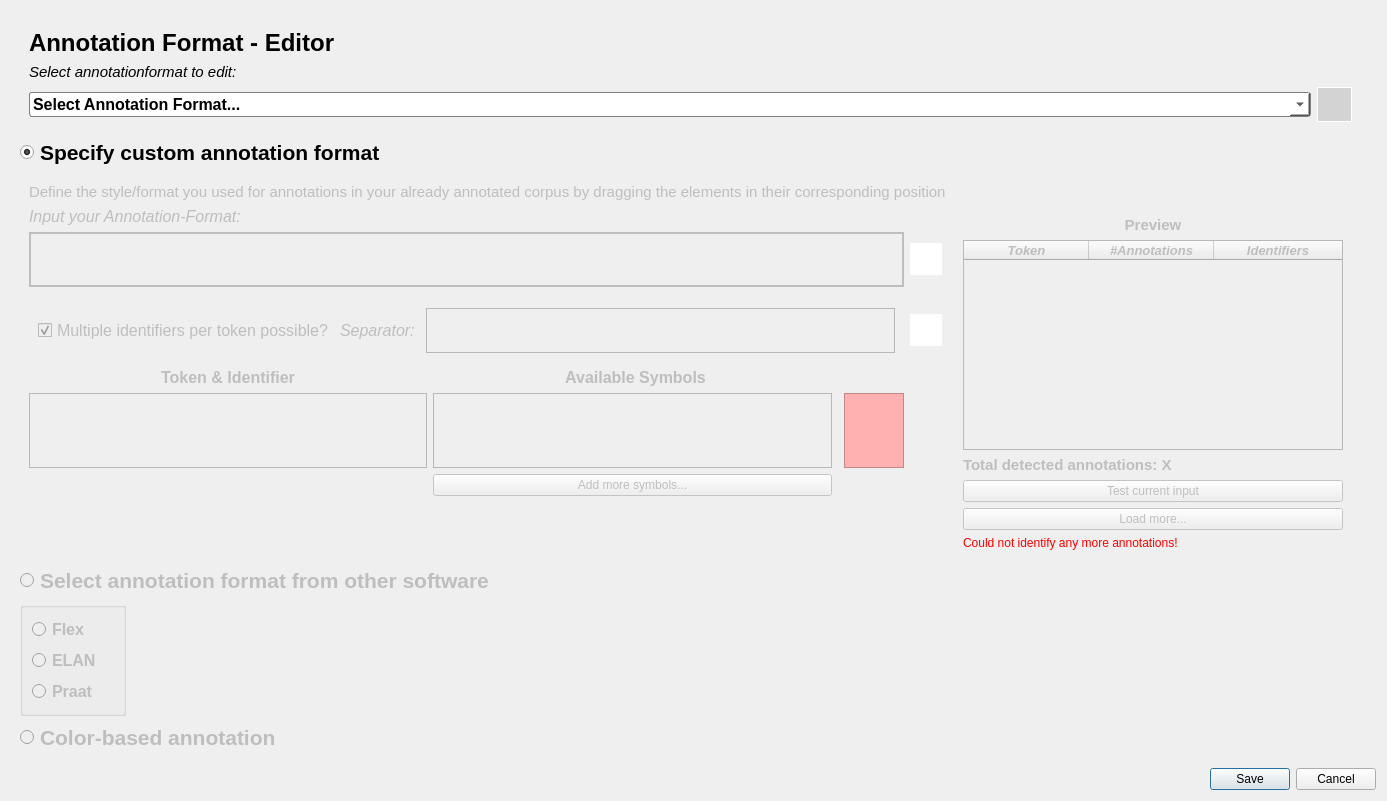
<?xml version="1.0" encoding="UTF-8"?>
<ui version="4.0">
 <class>EditorAnnotationformatDialog</class>
 <widget class="QDialog" name="EditorAnnotationformatDialog">
  <property name="geometry">
   <rect>
    <x>0</x>
    <y>0</y>
    <width>1387</width>
    <height>795</height>
   </rect>
  </property>
  <property name="windowTitle">
   <string>Dialog</string>
  </property>
  <layout class="QVBoxLayout" name="verticalLayout_2">
   <item alignment="Qt::AlignTop">
    <widget class="QWidget" name="widget_annotdial_overall" native="true">
     <property name="sizePolicy">
      <sizepolicy hsizetype="Preferred" vsizetype="Preferred">
       <horstretch>0</horstretch>
       <verstretch>0</verstretch>
      </sizepolicy>
     </property>
     <layout class="QGridLayout" name="gridLayout_3">
      <item row="3" column="0">
       <widget class="QWidget" name="widget_specificationcontents" native="true">
        <property name="enabled">
         <bool>false</bool>
        </property>
        <property name="sizePolicy">
         <sizepolicy hsizetype="Preferred" vsizetype="Preferred">
          <horstretch>0</horstretch>
          <verstretch>0</verstretch>
         </sizepolicy>
        </property>
        <property name="maximumSize">
         <size>
          <width>16777215</width>
          <height>400</height>
         </size>
        </property>
        <layout class="QGridLayout" name="gridLayout_2">
         <item row="6" column="4">
          <widget class="QPushButton" name="btn_resetseparator">
           <property name="toolTip">
            <string>&lt;html&gt;&lt;head/&gt;&lt;body&gt;&lt;p&gt;&lt;span style=&quot; font-weight:700;&quot;&gt;Reset separator&lt;/span&gt;&lt;/p&gt;&lt;/body&gt;&lt;/html&gt;</string>
           </property>
           <property name="styleSheet">
            <string notr="true">QPushButton {
    background-color: white;
    border: 1px solid white;
	color: white;
 	height: 30px;
	width: 30px;
}

QPushButton:hover {
    background-color: lightgrey;
    color: dark grey; 
}

QPushButton:pressed {
    background-color: darkgrey;
}
</string>
           </property>
           <property name="text">
            <string/>
           </property>
           <property name="icon">
            <iconset resource="resources.qrc">
             <normaloff>:/images/images/refresh_icon.png</normaloff>:/images/images/refresh_icon.png</iconset>
           </property>
           <property name="iconSize">
            <size>
             <width>24</width>
             <height>24</height>
            </size>
           </property>
          </widget>
         </item>
         <item row="7" column="3" alignment="Qt::AlignHCenter">
          <widget class="QLabel" name="label_3">
           <property name="maximumSize">
            <size>
             <width>20</width>
             <height>20</height>
            </size>
           </property>
           <property name="font">
            <font>
             <pointsize>3</pointsize>
            </font>
           </property>
           <property name="text">
            <string/>
           </property>
           <property name="pixmap">
            <pixmap resource="resources.qrc">:/images/images/trash_icon_fat.png</pixmap>
           </property>
           <property name="scaledContents">
            <bool>true</bool>
           </property>
           <property name="wordWrap">
            <bool>false</bool>
           </property>
          </widget>
         </item>
         <item row="4" column="4">
          <widget class="QPushButton" name="btn_annotdial_resetformat">
           <property name="toolTip">
            <string>&lt;html&gt;&lt;head/&gt;&lt;body&gt;&lt;p&gt;&lt;span style=&quot; font-weight:700;&quot;&gt;Reset input&lt;/span&gt;&lt;/p&gt;&lt;/body&gt;&lt;/html&gt;</string>
           </property>
           <property name="styleSheet">
            <string notr="true">QPushButton {
    background-color: white;
    border: 1px solid white;
	color: white;
 	height: 30px;
	width: 30px;
}

QPushButton:hover {
    background-color: lightgrey;
    color: dark grey; 
}

QPushButton:pressed {
    background-color: darkgrey;
}
</string>
           </property>
           <property name="text">
            <string/>
           </property>
           <property name="icon">
            <iconset resource="resources.qrc">
             <normaloff>:/images/images/refresh_icon.png</normaloff>:/images/images/refresh_icon.png</iconset>
           </property>
           <property name="iconSize">
            <size>
             <width>24</width>
             <height>24</height>
            </size>
           </property>
          </widget>
         </item>
         <item row="8" column="0">
          <widget class="QListWidget" name="listwidget_annotformat_tokenidentcontainer">
           <property name="sizePolicy">
            <sizepolicy hsizetype="Expanding" vsizetype="Fixed">
             <horstretch>0</horstretch>
             <verstretch>0</verstretch>
            </sizepolicy>
           </property>
           <property name="minimumSize">
            <size>
             <width>0</width>
             <height>75</height>
            </size>
           </property>
           <property name="maximumSize">
            <size>
             <width>16777215</width>
             <height>100</height>
            </size>
           </property>
           <property name="dragEnabled">
            <bool>true</bool>
           </property>
           <property name="dragDropMode">
            <enum>QAbstractItemView::DragOnly</enum>
           </property>
           <property name="defaultDropAction">
            <enum>Qt::MoveAction</enum>
           </property>
           <property name="flow">
            <enum>QListView::TopToBottom</enum>
           </property>
          </widget>
         </item>
         <item row="3" column="3" alignment="Qt::AlignRight">
          <widget class="QLabel" name="label_annotdial_helpinput">
           <property name="toolTip">
            <string>&lt;html&gt;&lt;head/&gt;&lt;body&gt;&lt;p&gt;&lt;span style=&quot; font-size:12pt; font-weight:700; text-decoration: underline;&quot;&gt;How to specify the annotation format:&lt;/span&gt;&lt;/p&gt;&lt;p&gt;&lt;span style=&quot; font-size:10pt;&quot;&gt;The format can be built by dragging and dropping the corresponding elements in the &amp;quot;input&amp;quot; field at the top and (optionally) the &amp;quot;separator&amp;quot; field below. &lt;/span&gt;&lt;/p&gt;&lt;p&gt;&lt;span style=&quot; font-size:10pt;&quot;&gt;1. Each annotation-format needs to contain the &amp;quot;token&amp;quot; and &amp;quot;identifier&amp;quot;, which indicate where the original word (&amp;quot;token&amp;quot;), and where the added DV-Variant (&amp;quot;identifier&amp;quot;) is located in the annotation.&lt;/span&gt;&lt;/p&gt;&lt;p&gt;&lt;span style=&quot; font-size:10pt;&quot;&gt;2. To complete the annotation format, the symbols that were used to mark the annotations in the original corpus need to be placed and the correct position that matches the pattern of the original annotations.&lt;/span&gt;&lt;/p&gt;&lt;p&gt;&lt;span style=&quot; font-size:10pt;&quot;&gt;3. If the original corpus contains annotations with multiple DV-Variants in just one annotation, the user may input the symbols that were used to separate these variants by checking the checkbox and dragging the symbols in the &amp;quot;separator&amp;quot;-field.&lt;/span&gt;&lt;/p&gt;&lt;p&gt;&lt;span style=&quot; font-size:10pt; font-style:italic;&quot;&gt;For more detailled information, click the &amp;quot;Help-Button&amp;quot; in the previous window that contains the table with all annotation formats.&lt;/span&gt;&lt;/p&gt;&lt;/body&gt;&lt;/html&gt;</string>
           </property>
           <property name="toolTipDuration">
            <number>-1</number>
           </property>
           <property name="text">
            <string/>
           </property>
           <property name="pixmap">
            <pixmap resource="resources.qrc">:/images/images/Help_Icon.svg</pixmap>
           </property>
          </widget>
         </item>
         <item row="3" column="6" rowspan="16">
          <widget class="QWidget" name="vwidget_corpuspreview" native="true">
           <layout class="QVBoxLayout" name="verticalLayout_4">
            <property name="bottomMargin">
             <number>0</number>
            </property>
            <item>
             <widget class="QLabel" name="label_corpuspreview">
              <property name="sizePolicy">
               <sizepolicy hsizetype="Preferred" vsizetype="Maximum">
                <horstretch>0</horstretch>
                <verstretch>0</verstretch>
               </sizepolicy>
              </property>
              <property name="font">
               <font>
                <pointsize>11</pointsize>
                <italic>false</italic>
                <bold>true</bold>
               </font>
              </property>
              <property name="text">
               <string>Preview</string>
              </property>
              <property name="alignment">
               <set>Qt::AlignCenter</set>
              </property>
             </widget>
            </item>
            <item>
             <widget class="QTableWidget" name="tablewidget_annotdial_corpuspreview">
              <property name="styleSheet">
               <string notr="true">QTableWidget {
    font-size: 10pt; /* Set the font size */
    font-weight: bold; /* Set the font weight */
}

QTableWidget::item:selected {
    background-color: rgba(50, 50, 225, 0.1); /* Change the background color and opacity */
	color:black;
}

QTableWidget::item:focus {
    selection-color: blue; /* Hide the dotted selection border */
}

QAbstractItemView::indicator:hover {
    /* Adjust the appearance of the hover indicator */
    background-color: lightgray; /* Example: change background color when hovering */
}

QAbstractItemView::indicator:checked:hover {
    /* Adjust the appearance of the checked checkbox when hovering */
    background-color: rgb(255, 166, 167); /* Example: change background color of checked checkbox when hovering */

}</string>
              </property>
              <property name="editTriggers">
               <set>QAbstractItemView::NoEditTriggers</set>
              </property>
              <property name="rowCount">
               <number>0</number>
              </property>
              <attribute name="horizontalHeaderDefaultSectionSize">
               <number>125</number>
              </attribute>
              <attribute name="horizontalHeaderStretchLastSection">
               <bool>true</bool>
              </attribute>
              <attribute name="verticalHeaderVisible">
               <bool>false</bool>
              </attribute>
              <column>
               <property name="text">
                <string>Token</string>
               </property>
               <property name="font">
                <font>
                 <pointsize>10</pointsize>
                 <italic>true</italic>
                 <bold>true</bold>
                </font>
               </property>
              </column>
              <column>
               <property name="text">
                <string>#Annotations</string>
               </property>
               <property name="font">
                <font>
                 <pointsize>10</pointsize>
                 <italic>true</italic>
                 <bold>true</bold>
                </font>
               </property>
              </column>
              <column>
               <property name="text">
                <string>Identifiers</string>
               </property>
               <property name="font">
                <font>
                 <pointsize>10</pointsize>
                 <italic>true</italic>
                 <bold>true</bold>
                </font>
               </property>
              </column>
             </widget>
            </item>
            <item alignment="Qt::AlignLeft">
             <widget class="QLabel" name="label_total_detected_annotations">
              <property name="font">
               <font>
                <pointsize>11</pointsize>
                <bold>true</bold>
               </font>
              </property>
              <property name="text">
               <string>Total detected annotations: X</string>
              </property>
             </widget>
            </item>
            <item>
             <widget class="QPushButton" name="btn_testcurrentformat">
              <property name="text">
               <string>Test current input</string>
              </property>
             </widget>
            </item>
            <item>
             <widget class="QPushButton" name="btn_loadmore">
              <property name="text">
               <string>Load more...</string>
              </property>
             </widget>
            </item>
            <item>
             <widget class="QLabel" name="label_4">
              <property name="styleSheet">
               <string notr="true">QLabel{color:red;}</string>
              </property>
              <property name="text">
               <string>Could not identify any more annotations!</string>
              </property>
             </widget>
            </item>
           </layout>
          </widget>
         </item>
         <item row="3" column="1">
          <widget class="QLabel" name="label_inputwarningmessage">
           <property name="font">
            <font>
             <pointsize>10</pointsize>
             <bold>true</bold>
            </font>
           </property>
           <property name="styleSheet">
            <string notr="true">QLabel{color:red;}</string>
           </property>
           <property name="text">
            <string/>
           </property>
          </widget>
         </item>
         <item row="4" column="0" colspan="4">
          <widget class="QListWidget" name="listwidget_annotdial_inputformat">
           <property name="sizePolicy">
            <sizepolicy hsizetype="Expanding" vsizetype="Fixed">
             <horstretch>0</horstretch>
             <verstretch>0</verstretch>
            </sizepolicy>
           </property>
           <property name="minimumSize">
            <size>
             <width>0</width>
             <height>55</height>
            </size>
           </property>
           <property name="maximumSize">
            <size>
             <width>16777215</width>
             <height>120</height>
            </size>
           </property>
           <property name="font">
            <font>
             <pointsize>16</pointsize>
             <bold>true</bold>
            </font>
           </property>
           <property name="styleSheet">
            <string notr="true"/>
           </property>
           <property name="frameShape">
            <enum>QFrame::Box</enum>
           </property>
           <property name="frameShadow">
            <enum>QFrame::Plain</enum>
           </property>
           <property name="lineWidth">
            <number>2</number>
           </property>
           <property name="midLineWidth">
            <number>0</number>
           </property>
           <property name="dragEnabled">
            <bool>true</bool>
           </property>
           <property name="dragDropMode">
            <enum>QAbstractItemView::DragDrop</enum>
           </property>
           <property name="defaultDropAction">
            <enum>Qt::MoveAction</enum>
           </property>
           <property name="flow">
            <enum>QListView::LeftToRight</enum>
           </property>
           <property name="spacing">
            <number>5</number>
           </property>
          </widget>
         </item>
         <item row="3" column="0">
          <widget class="QLabel" name="label_inputformat">
           <property name="sizePolicy">
            <sizepolicy hsizetype="Maximum" vsizetype="Preferred">
             <horstretch>0</horstretch>
             <verstretch>0</verstretch>
            </sizepolicy>
           </property>
           <property name="font">
            <font>
             <pointsize>12</pointsize>
             <italic>true</italic>
            </font>
           </property>
           <property name="text">
            <string>Input your Annotation-Format:</string>
           </property>
          </widget>
         </item>
         <item row="2" column="0">
          <spacer name="verticalSpacer_2">
           <property name="orientation">
            <enum>Qt::Vertical</enum>
           </property>
           <property name="sizeHint" stdset="0">
            <size>
             <width>20</width>
             <height>55</height>
            </size>
           </property>
          </spacer>
         </item>
         <item row="6" column="0" colspan="4">
          <widget class="QWidget" name="widget_multipleall" native="true">
           <layout class="QHBoxLayout" name="horizontalLayout">
            <item>
             <widget class="QCheckBox" name="checkbox_annotdial_multipleannot">
              <property name="font">
               <font>
                <pointsize>12</pointsize>
               </font>
              </property>
              <property name="toolTip">
               <string>&lt;html&gt;&lt;head/&gt;&lt;body&gt;&lt;p&gt;Check the box and add the separator symbol(s) (by dragging them in from above), if your corpus includes words that have more than one annotation.&lt;/p&gt;&lt;p&gt;&lt;span style=&quot; font-weight:700; font-style:italic;&quot;&gt;Multiple Identifiers &lt;/span&gt;&lt;span style=&quot; font-style:italic;&quot;&gt;refer to tokens (&amp;quot;words&amp;quot;) in the corpus, that are annotated more than once. For each annotation, the corresponding identifer of the Dependent Variable Variant should be included in the annotation. The separator indicates the symbol that was used to separate the identifiers in the annotations.&lt;/span&gt;&lt;/p&gt;&lt;/body&gt;&lt;/html&gt;</string>
              </property>
              <property name="text">
               <string>Multiple identifiers per token possible?</string>
              </property>
              <property name="checked">
               <bool>true</bool>
              </property>
             </widget>
            </item>
            <item>
             <widget class="QLabel" name="label_separator">
              <property name="font">
               <font>
                <pointsize>12</pointsize>
                <italic>true</italic>
                <bold>false</bold>
               </font>
              </property>
              <property name="text">
               <string>Separator: </string>
              </property>
             </widget>
            </item>
            <item>
             <widget class="QListWidget" name="listwidget_annotdial_separatorsymbols">
              <property name="enabled">
               <bool>false</bool>
              </property>
              <property name="minimumSize">
               <size>
                <width>0</width>
                <height>45</height>
               </size>
              </property>
              <property name="maximumSize">
               <size>
                <width>16777215</width>
                <height>80</height>
               </size>
              </property>
              <property name="layoutDirection">
               <enum>Qt::LeftToRight</enum>
              </property>
              <property name="dragEnabled">
               <bool>true</bool>
              </property>
              <property name="dragDropMode">
               <enum>QAbstractItemView::DragDrop</enum>
              </property>
              <property name="defaultDropAction">
               <enum>Qt::MoveAction</enum>
              </property>
              <property name="flow">
               <enum>QListView::LeftToRight</enum>
              </property>
             </widget>
            </item>
           </layout>
          </widget>
         </item>
         <item row="7" column="0">
          <widget class="QLabel" name="label">
           <property name="font">
            <font>
             <pointsize>12</pointsize>
             <bold>true</bold>
            </font>
           </property>
           <property name="text">
            <string>Token &amp; Identifier</string>
           </property>
           <property name="alignment">
            <set>Qt::AlignCenter</set>
           </property>
          </widget>
         </item>
         <item row="8" column="3">
          <widget class="QListWidget" name="listwidget_annotformat_removeelems">
           <property name="sizePolicy">
            <sizepolicy hsizetype="Expanding" vsizetype="Fixed">
             <horstretch>0</horstretch>
             <verstretch>0</verstretch>
            </sizepolicy>
           </property>
           <property name="minimumSize">
            <size>
             <width>0</width>
             <height>75</height>
            </size>
           </property>
           <property name="maximumSize">
            <size>
             <width>60</width>
             <height>100</height>
            </size>
           </property>
           <property name="styleSheet">
            <string notr="true">QListWidget { background-color: rgb(255, 176, 177); }</string>
           </property>
           <property name="dragEnabled">
            <bool>true</bool>
           </property>
           <property name="dragDropMode">
            <enum>QAbstractItemView::DropOnly</enum>
           </property>
          </widget>
         </item>
         <item row="9" column="1">
          <widget class="QPushButton" name="btn_annotdial_addsymbols">
           <property name="text">
            <string>Add more symbols...</string>
           </property>
          </widget>
         </item>
         <item row="0" column="0" colspan="7">
          <widget class="QLabel" name="label_annotdial_customdescription">
           <property name="font">
            <font>
             <pointsize>11</pointsize>
            </font>
           </property>
           <property name="text">
            <string>Define the style/format you used for annotations in your already annotated corpus by dragging the elements in their corresponding position</string>
           </property>
          </widget>
         </item>
         <item row="7" column="1" colspan="2">
          <widget class="QLabel" name="label_2">
           <property name="font">
            <font>
             <pointsize>12</pointsize>
             <bold>true</bold>
            </font>
           </property>
           <property name="text">
            <string>Available Symbols</string>
           </property>
           <property name="alignment">
            <set>Qt::AlignCenter</set>
           </property>
          </widget>
         </item>
         <item row="8" column="1">
          <widget class="QListWidget" name="listwidget_annotformat_symbolcontainer">
           <property name="sizePolicy">
            <sizepolicy hsizetype="Expanding" vsizetype="Fixed">
             <horstretch>0</horstretch>
             <verstretch>0</verstretch>
            </sizepolicy>
           </property>
           <property name="minimumSize">
            <size>
             <width>0</width>
             <height>75</height>
            </size>
           </property>
           <property name="maximumSize">
            <size>
             <width>16777215</width>
             <height>100</height>
            </size>
           </property>
           <property name="styleSheet">
            <string notr="true"/>
           </property>
           <property name="dragEnabled">
            <bool>true</bool>
           </property>
           <property name="dragDropMode">
            <enum>QAbstractItemView::DragOnly</enum>
           </property>
           <property name="defaultDropAction">
            <enum>Qt::CopyAction</enum>
           </property>
           <property name="flow">
            <enum>QListView::LeftToRight</enum>
           </property>
           <property name="isWrapping" stdset="0">
            <bool>true</bool>
           </property>
           <property name="spacing">
            <number>3</number>
           </property>
           <property name="viewMode">
            <enum>QListView::ListMode</enum>
           </property>
           <property name="uniformItemSizes">
            <bool>false</bool>
           </property>
          </widget>
         </item>
        </layout>
       </widget>
      </item>
      <item row="6" column="0" alignment="Qt::AlignLeft">
       <widget class="QGroupBox" name="groupBox_softwarebtns">
        <property name="title">
         <string/>
        </property>
        <layout class="QGridLayout" name="gridLayout_4">
         <item row="1" column="0">
          <widget class="QRadioButton" name="radbtn_annotdial_elanformat">
           <property name="enabled">
            <bool>false</bool>
           </property>
           <property name="sizePolicy">
            <sizepolicy hsizetype="Maximum" vsizetype="Fixed">
             <horstretch>0</horstretch>
             <verstretch>0</verstretch>
            </sizepolicy>
           </property>
           <property name="font">
            <font>
             <pointsize>12</pointsize>
             <bold>true</bold>
            </font>
           </property>
           <property name="text">
            <string>ELAN</string>
           </property>
          </widget>
         </item>
         <item row="3" column="0">
          <widget class="QRadioButton" name="radbtn_annotdial_praatformat">
           <property name="enabled">
            <bool>false</bool>
           </property>
           <property name="sizePolicy">
            <sizepolicy hsizetype="Maximum" vsizetype="Fixed">
             <horstretch>0</horstretch>
             <verstretch>0</verstretch>
            </sizepolicy>
           </property>
           <property name="font">
            <font>
             <pointsize>12</pointsize>
             <bold>true</bold>
            </font>
           </property>
           <property name="text">
            <string>Praat</string>
           </property>
          </widget>
         </item>
         <item row="0" column="0">
          <widget class="QRadioButton" name="radbtn_annotdial_flexformat">
           <property name="enabled">
            <bool>false</bool>
           </property>
           <property name="sizePolicy">
            <sizepolicy hsizetype="Maximum" vsizetype="Fixed">
             <horstretch>0</horstretch>
             <verstretch>0</verstretch>
            </sizepolicy>
           </property>
           <property name="font">
            <font>
             <pointsize>12</pointsize>
             <bold>true</bold>
            </font>
           </property>
           <property name="text">
            <string>Flex</string>
           </property>
          </widget>
         </item>
         <item row="0" column="1">
          <widget class="QLabel" name="label_annotdial_help_praat">
           <property name="sizePolicy">
            <sizepolicy hsizetype="Fixed" vsizetype="Fixed">
             <horstretch>0</horstretch>
             <verstretch>0</verstretch>
            </sizepolicy>
           </property>
           <property name="text">
            <string/>
           </property>
           <property name="pixmap">
            <pixmap resource="resources.qrc">:/images/images/Help_Icon.svg</pixmap>
           </property>
          </widget>
         </item>
         <item row="1" column="1">
          <widget class="QLabel" name="label_annotdial_help_elan">
           <property name="sizePolicy">
            <sizepolicy hsizetype="Fixed" vsizetype="Fixed">
             <horstretch>0</horstretch>
             <verstretch>0</verstretch>
            </sizepolicy>
           </property>
           <property name="text">
            <string/>
           </property>
           <property name="pixmap">
            <pixmap resource="resources.qrc">:/images/images/Help_Icon.svg</pixmap>
           </property>
          </widget>
         </item>
         <item row="3" column="1">
          <widget class="QLabel" name="label_annotdial_help_flex">
           <property name="sizePolicy">
            <sizepolicy hsizetype="Fixed" vsizetype="Fixed">
             <horstretch>0</horstretch>
             <verstretch>0</verstretch>
            </sizepolicy>
           </property>
           <property name="text">
            <string/>
           </property>
           <property name="pixmap">
            <pixmap resource="resources.qrc">:/images/images/Help_Icon.svg</pixmap>
           </property>
          </widget>
         </item>
        </layout>
       </widget>
      </item>
      <item row="2" column="0" alignment="Qt::AlignTop">
       <widget class="QRadioButton" name="radbtn_annotdial_customstyle">
        <property name="font">
         <font>
          <pointsize>16</pointsize>
          <bold>true</bold>
         </font>
        </property>
        <property name="text">
         <string>Specify custom annotation format</string>
        </property>
        <property name="checked">
         <bool>true</bool>
        </property>
       </widget>
      </item>
      <item row="7" column="0" colspan="2" alignment="Qt::AlignTop">
       <widget class="QRadioButton" name="radbtn_annotdial_colorbased">
        <property name="enabled">
         <bool>false</bool>
        </property>
        <property name="font">
         <font>
          <pointsize>16</pointsize>
          <bold>true</bold>
         </font>
        </property>
        <property name="text">
         <string>Color-based annotation </string>
        </property>
       </widget>
      </item>
      <item row="5" column="0" colspan="2">
       <widget class="QRadioButton" name="radbtn_annotdial_othersoft">
        <property name="enabled">
         <bool>false</bool>
        </property>
        <property name="font">
         <font>
          <pointsize>16</pointsize>
          <bold>true</bold>
         </font>
        </property>
        <property name="text">
         <string>Select annotation format from other software</string>
        </property>
       </widget>
      </item>
      <item row="1" column="0">
       <widget class="QWidget" name="widget" native="true">
        <layout class="QGridLayout" name="gridLayout">
         <item row="1" column="0">
          <widget class="QLabel" name="label_ivselect">
           <property name="font">
            <font>
             <pointsize>11</pointsize>
             <italic>true</italic>
            </font>
           </property>
           <property name="text">
            <string>Select annotationformat to edit:</string>
           </property>
          </widget>
         </item>
         <item row="2" column="0">
          <widget class="QComboBox" name="comboBox_selectformat">
           <property name="minimumSize">
            <size>
             <width>173</width>
             <height>25</height>
            </size>
           </property>
           <property name="styleSheet">
            <string notr="true">QComboBox {
    background-color: white;
    border: 1px solid gray;
    border-radius: 3px;
    padding: 1px 18px 1px 3px;
    min-width: 6px;
	min-width: 150px; 
	font-size: 16px;
   font-weight: bold;
}

QComboBox::drop-down {
    subcontrol-origin: padding;
    subcontrol-position: top right;
    width: 20px;
}
</string>
           </property>
           <property name="currentText">
            <string/>
           </property>
           <property name="insertPolicy">
            <enum>QComboBox::InsertAlphabetically</enum>
           </property>
           <property name="placeholderText">
            <string>Select Annotation Format...</string>
           </property>
           <item>
            <property name="text">
             <string>[token.identifier]</string>
            </property>
           </item>
           <item>
            <property name="text">
             <string>[&amp;token.identifier]</string>
            </property>
           </item>
          </widget>
         </item>
         <item row="2" column="1">
          <widget class="QPushButton" name="btn_delete_annotformat">
           <property name="enabled">
            <bool>false</bool>
           </property>
           <property name="sizePolicy">
            <sizepolicy hsizetype="Maximum" vsizetype="Fixed">
             <horstretch>0</horstretch>
             <verstretch>0</verstretch>
            </sizepolicy>
           </property>
           <property name="minimumSize">
            <size>
             <width>35</width>
             <height>35</height>
            </size>
           </property>
           <property name="styleSheet">
            <string notr="true">QPushButton {
    background-color: lightgrey;
    border: 1px solid white;
	color: white;
}

QPushButton:hover {
    background-color: lightgrey;
    color: dark grey; 
	text-decoration: underline;
}

QPushButton:pressed {
    background-color: white;
}

QPushButton:focus {
    border: 1px solid white;
}

QPushButton::menu-indicator {
    image: none;
}</string>
           </property>
           <property name="text">
            <string/>
           </property>
           <property name="icon">
            <iconset resource="resources.qrc">
             <normaloff>:/images/images/trash_icon.png</normaloff>:/images/images/trash_icon.png</iconset>
           </property>
           <property name="iconSize">
            <size>
             <width>24</width>
             <height>24</height>
            </size>
           </property>
          </widget>
         </item>
         <item row="0" column="0">
          <widget class="QLabel" name="label_header">
           <property name="font">
            <font>
             <pointsize>18</pointsize>
             <bold>true</bold>
            </font>
           </property>
           <property name="text">
            <string>Annotation Format - Editor</string>
           </property>
          </widget>
         </item>
        </layout>
       </widget>
      </item>
     </layout>
    </widget>
   </item>
   <item>
    <widget class="QDialogButtonBox" name="buttonBox">
     <property name="orientation">
      <enum>Qt::Horizontal</enum>
     </property>
     <property name="standardButtons">
      <set>QDialogButtonBox::Cancel|QDialogButtonBox::Save</set>
     </property>
    </widget>
   </item>
  </layout>
 </widget>
 <resources>
  <include location="resources.qrc"/>
 </resources>
 <connections>
  <connection>
   <sender>buttonBox</sender>
   <signal>accepted()</signal>
   <receiver>EditorAnnotationformatDialog</receiver>
   <slot>accept()</slot>
   <hints>
    <hint type="sourcelabel">
     <x>164</x>
     <y>785</y>
    </hint>
    <hint type="destinationlabel">
     <x>157</x>
     <y>274</y>
    </hint>
   </hints>
  </connection>
  <connection>
   <sender>buttonBox</sender>
   <signal>rejected()</signal>
   <receiver>EditorAnnotationformatDialog</receiver>
   <slot>reject()</slot>
   <hints>
    <hint type="sourcelabel">
     <x>164</x>
     <y>785</y>
    </hint>
    <hint type="destinationlabel">
     <x>286</x>
     <y>274</y>
    </hint>
   </hints>
  </connection>
  <connection>
   <sender>radbtn_annotdial_customstyle</sender>
   <signal>toggled(bool)</signal>
   <receiver>widget_specificationcontents</receiver>
   <slot>setVisible(bool)</slot>
   <hints>
    <hint type="sourcelabel">
     <x>124</x>
     <y>154</y>
    </hint>
    <hint type="destinationlabel">
     <x>90</x>
     <y>215</y>
    </hint>
   </hints>
  </connection>
  <connection>
   <sender>radbtn_annotdial_othersoft</sender>
   <signal>toggled(bool)</signal>
   <receiver>groupBox_softwarebtns</receiver>
   <slot>setVisible(bool)</slot>
   <hints>
    <hint type="sourcelabel">
     <x>99</x>
     <y>574</y>
    </hint>
    <hint type="destinationlabel">
     <x>74</x>
     <y>610</y>
    </hint>
   </hints>
  </connection>
 </connections>
</ui>
